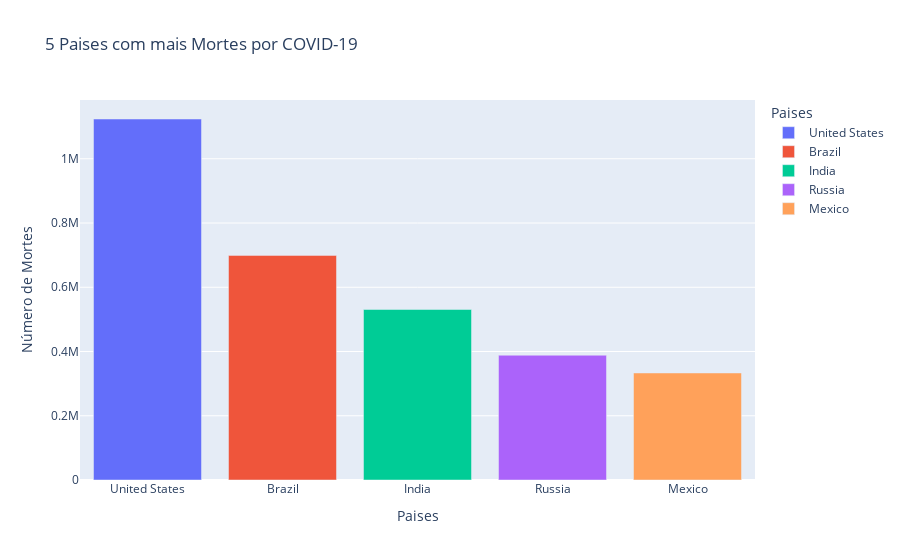

Write notebook code for a chart like this one.
### Code cell
fig_2 = px.bar(top_5_paises, x=top_5_paises.index, y="Mortes", title="5 Paises com mais Mortes por COVID-19",
              labels={
                  "Paises":"Paises",
                  "Mortes":"Número de Mortes"
              }, color=top_5_paises.index)

fig_2.show()

### Figure 1 — Plotly figure (JSON) as saved in the notebook; plotly's stock layout.template omitted (floating-point values rounded to 4 significant figures)
{"data": [{"alignmentgroup": "True", "hovertemplate": "Paises=%{x}<br>Número de Mortes=%{y}<extra></extra>", "legendgroup": "United States", "marker": {"color": "#636efa", "pattern": {"shape": ""}}, "name": "United States", "offsetgroup": "United States", "orientation": "v", "showlegend": true, "textposition": "auto", "type": "bar", "x": ["United States"], "xaxis": "x", "y": [1123836], "yaxis": "y"}, {"alignmentgroup": "True", "hovertemplate": "Paises=%{x}<br>Número de Mortes=%{y}<extra></extra>", "legendgroup": "Brazil", "marker": {"color": "#EF553B", "pattern": {"shape": ""}}, "name": "Brazil", "offsetgroup": "Brazil", "orientation": "v", "showlegend": true, "textposition": "auto", "type": "bar", "x": ["Brazil"], "xaxis": "x", "y": [699276], "yaxis": "y"}, {"alignmentgroup": "True", "hovertemplate": "Paises=%{x}<br>Número de Mortes=%{y}<extra></extra>", "legendgroup": "India", "marker": {"color": "#00cc96", "pattern": {"shape": ""}}, "name": "India", "offsetgroup": "India", "orientation": "v", "showlegend": true, "textposition": "auto", "type": "bar", "x": ["India"], "xaxis": "x", "y": [530779], "yaxis": "y"}, {"alignmentgroup": "True", "hovertemplate": "Paises=%{x}<br>Número de Mortes=%{y}<extra></extra>", "legendgroup": "Russia", "marker": {"color": "#ab63fa", "pattern": {"shape": ""}}, "name": "Russia", "offsetgroup": "Russia", "orientation": "v", "showlegend": true, "textposition": "auto", "type": "bar", "x": ["Russia"], "xaxis": "x", "y": [388478], "yaxis": "y"}, {"alignmentgroup": "True", "hovertemplate": "Paises=%{x}<br>Número de Mortes=%{y}<extra></extra>", "legendgroup": "Mexico", "marker": {"color": "#FFA15A", "pattern": {"shape": ""}}, "name": "Mexico", "offsetgroup": "Mexico", "orientation": "v", "showlegend": true, "textposition": "auto", "type": "bar", "x": ["Mexico"], "xaxis": "x", "y": [333188], "yaxis": "y"}], "layout": {"autosize": true, "barmode": "relative", "legend": {"title": {"text": "Paises"}, "tracegroupgap": 0}, "title": {"text": "5 Paises com mais Mortes por COVID-19"}, "xaxis": {"anchor": "y", "autorange": true, "categoryarray": ["United States", "Brazil", "India", "Russia", "Mexico"], "categoryorder": "array", "domain": [0, 1], "range": [-0.5, 4.5], "title": {"text": "Paises"}, "type": "category"}, "yaxis": {"anchor": "x", "autorange": true, "domain": [0, 1], "range": [0, 1183000.0], "title": {"text": "Número de Mortes"}, "type": "linear"}}}
